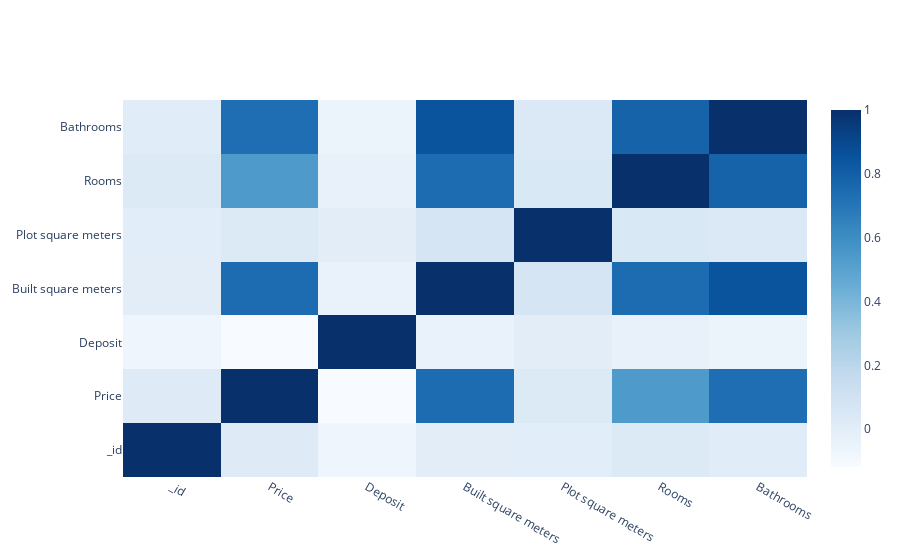

Notebook cell for this chart:
### Markdown cell above
#### Heat Map of Corelation Between Attribtues
Eventhought theres no direct correlation between Plot Square Meters and Price, there could be Correlation if "Plot square meters is taken into account together with "Built square meters".

### Code cell
df_numeric = df.select_dtypes(include=[np.number])

corr = df_numeric.corr()

fig = go.Figure(data=go.Heatmap(
    z=corr,
    x=corr.columns,
    y=corr.columns,
    colorscale='Blues'
))
fig.show()

### Figure 1 — Plotly figure (JSON) as saved in the notebook; plotly's stock layout.template omitted (floating-point values rounded to 4 significant figures)
{"data": [{"colorscale": [[0, "rgb(247,251,255)"], [0.125, "rgb(222,235,247)"], [0.25, "rgb(198,219,239)"], [0.375, "rgb(158,202,225)"], [0.5, "rgb(107,174,214)"], [0.625, "rgb(66,146,198)"], [0.75, "rgb(33,113,181)"], [0.875, "rgb(8,81,156)"], [1, "rgb(8,48,107)"]], "type": "heatmap", "x": ["_id", "Price", "Deposit", "Built square meters", "Plot square meters", "Rooms", "Bathrooms"], "y": ["_id", "Price", "Deposit", "Built square meters", "Plot square meters", "Rooms", "Bathrooms"], "z": [[1, 0.02022, -0.06955, 0.001158, 0.003093, 0.03192, 0.007279], [0.02022, 1, -0.1186, 0.7406, 0.03346, 0.5411, 0.7317], [-0.06955, -0.1186, 1, -0.03904, 9.276e-05, -0.03518, -0.05208], [0.001158, 0.7406, -0.03904, 1, 0.07236, 0.7443, 0.8487], [0.003093, 0.03346, 9.276e-05, 0.07236, 1, 0.04995, 0.03788], [0.03192, 0.5411, -0.03518, 0.7443, 0.04995, 1, 0.7813], [0.007279, 0.7317, -0.05208, 0.8487, 0.03788, 0.7813, 1]]}], "layout": {}}
